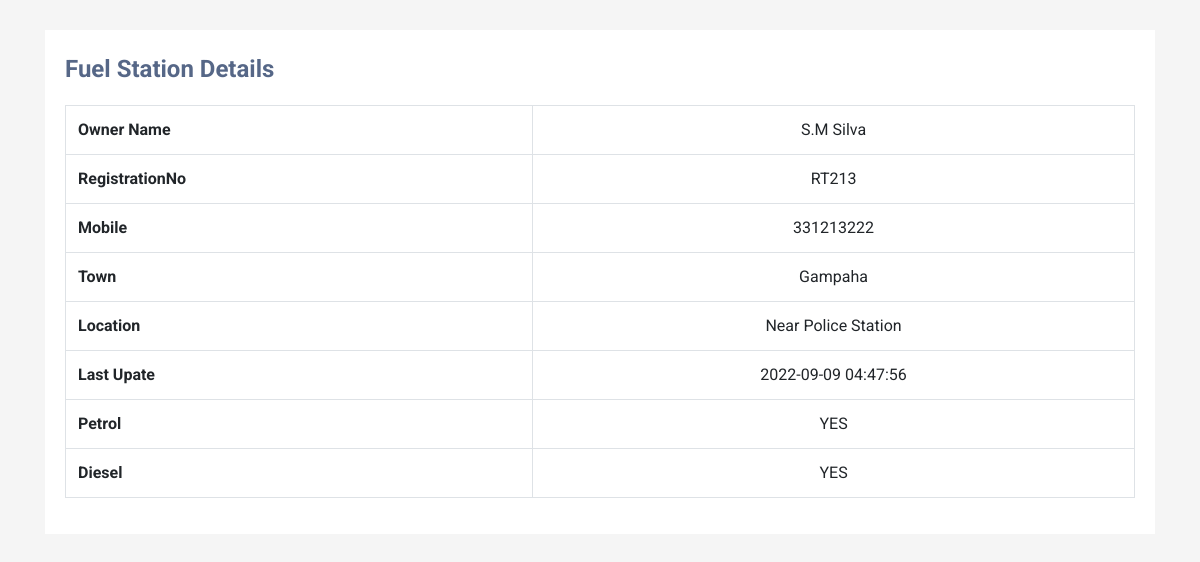
Screenshot of /FuelApp/read.php?viewid=17 with the database file from the repository.
### tables this page shows
CREATE TABLE `user` (
  `ID` int(10) NOT NULL,
  `RegistrationNo` varchar(255) DEFAULT NULL,
  `Name` varchar(255) DEFAULT NULL,
  `Town` varchar(255) NOT NULL,
  `Location` varchar(255) DEFAULT NULL,
  `Mobile` int(11) DEFAULT NULL,
  `Petrol` varchar(20) DEFAULT NULL,
  `Diesel` varchar(20) DEFAULT NULL,
  `Lastupdate` timestamp NOT NULL DEFAULT current_timestamp() ON UPDATE current_timestamp()
);

### FuelApp/read.php (the view, shortened to what this page needs)
<?php
require "connection.php";
?>
<!DOCTYPE html>
<html lang="en">
<head>
    <link rel="stylesheet" href="https://stackpath.bootstrapcdn.com/bootstrap/4.5.0/css/bootstrap.min.css">
    <link rel="stylesheet" href="https://maxcdn.bootstrapcdn.com/font-awesome/4.7.0/css/font-awesome.min.css">
</head>
<body>
<div class="container-xl">
    <div class="table-responsive">
        <div class="table-wrapper">
            <div class="table-title">
                <div class="row">
                    <div class="col-sm-5">
                        <h2><b>Fuel Station Details</b></h2>
                    </div>
                </div>
            </div>
        <table cellpadding="0" cellspacing="0" border="0" class="display table table-bordered" id="hidden-table-info">
            <tbody>
               <?php
               $vid=$_GET['viewid'];
               $ret=mysqli_query($con,"select * from user where ID =$vid");
               while ($row=mysqli_fetch_array($ret)) {
               ?>
                <tr>
                   <th>Owner Name</th>
                   <td><?php  echo $row['Name'];?></td>
                </tr>
                <tr>
                    <th>RegistrationNo</th>
                    <td><?php  echo $row['RegistrationNo'];?></td>
                </tr>
                <tr>
                   <th>Mobile</th>
                   <td><?php  echo $row['Mobile'];?></td>
                </tr>
                <tr>
                    <th>Town</th>
                    <td><?php  echo $row['Town'];?></td>
                </tr>
                <tr>
                    <th>Location</th>
                    <td><?php  echo $row['Location'];?></td>
                </tr>
                <tr>
                   <th>Last Upate</th>
                   <td><?php  echo $row['Lastupdate'];?></td>
                </tr>
                <tr>
                    <th>Petrol</th>
                    <td><?php  echo $row['Petrol'];?></td>
                </tr>
                <tr>
                    <th>Diesel</th>
                    <td><?php  echo $row['Diesel'];?></td>
                </tr>
               <?php
               }?>
            </tbody>
        </table>
</body>
</html>

### FuelApp/read.php (style rules this page uses)
body { color: #566787; background: #f5f5f5; font-family: 'Roboto', sans-serif; }
.table-responsive { margin: 30px 0; }
.table-wrapper { min-width: 1000px; background: #fff; padding: 20px; box-shadow: 0 1px 1px rgba(0,0,0,.05); }
.table-title { font-size: 15px; padding-bottom: 10px; margin: 0 0 10px; min-height: 45px; }
.table-title h2 { margin: 5px 0 0; font-size: 24px; }
td { text-align: center; }

### rows the page displays
user: Name "S.M Silva", RegistrationNo "RT213", Mobile "331213222", Town "Gampaha", Location "Near Police Station", Lastupdate "2022-09-09 04:47:56", Petrol "YES", Diesel "YES"
